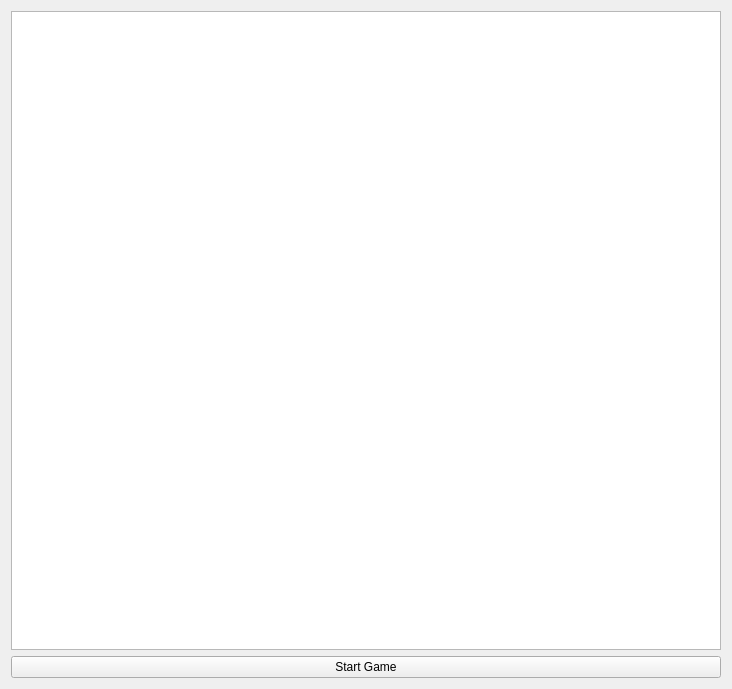
<?xml version="1.0" encoding="UTF-8"?>
<ui version="4.0">
 <class>Widget</class>
 <widget class="QWidget" name="Widget">
  <property name="geometry">
   <rect>
    <x>0</x>
    <y>0</y>
    <width>732</width>
    <height>689</height>
   </rect>
  </property>
  <property name="windowTitle">
   <string>Widget</string>
  </property>
  <layout class="QVBoxLayout" name="verticalLayout">
   <item>
    <widget class="QGraphicsView" name="graphicsView"/>
   </item>
   <item>
    <widget class="QPushButton" name="startGameButton">
     <property name="text">
      <string>Start Game</string>
     </property>
    </widget>
   </item>
  </layout>
 </widget>
 <resources/>
 <connections/>
</ui>
